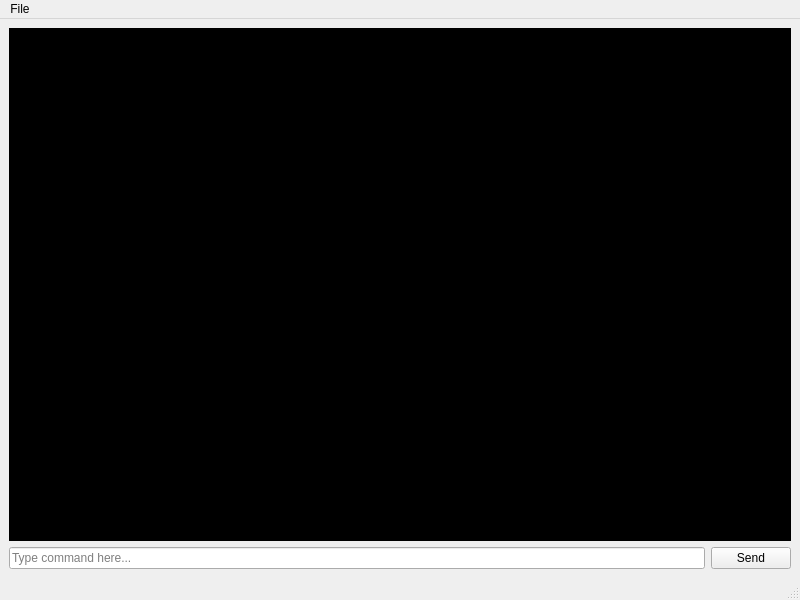
<?xml version="1.0" encoding="UTF-8"?>
<ui version="4.0">
 <class>MainWindow</class>
 <widget class="QMainWindow" name="MainWindow">
  <property name="geometry">
   <rect>
    <x>0</x>
    <y>0</y>
    <width>800</width>
    <height>600</height>
   </rect>
  </property>
  <property name="windowTitle">
   <string>gloRPY</string>
  </property>
  <widget class="QWidget" name="centralwidget">
   <layout class="QVBoxLayout" name="verticalLayout">
    <item>
     <widget class="QPlainTextEdit" name="terminalDisplay">
      <property name="font">
       <font>
        <family>Consolas</family>
        <pointsize>10</pointsize>
       </font>
      </property>
      <property name="styleSheet">
       <string notr="true">background-color: black; color: #00ff00;</string>
      </property>
     </widget>
    </item>
    <item>
     <layout class="QHBoxLayout" name="horizontalLayout">
      <item>
       <widget class="QLineEdit" name="inputLine">
        <property name="placeholderText">
         <string>Type command here...</string>
        </property>
       </widget>
      </item>
      <item>
       <widget class="QPushButton" name="sendButton">
        <property name="text">
         <string>Send</string>
        </property>
       </widget>
      </item>
     </layout>
    </item>
   </layout>
  </widget>
  <widget class="QMenuBar" name="menubar">
   <property name="geometry">
    <rect>
     <x>0</x>
     <y>0</y>
     <width>800</width>
     <height>25</height>
    </rect>
   </property>
   <widget class="QMenu" name="menuFile">
    <property name="title">
     <string>File</string>
    </property>
    <addaction name="actionDisconnect"/>
   </widget>
   <addaction name="menuFile"/>
  </widget>
  <widget class="QStatusBar" name="statusbar"/>
  <action name="actionDisconnect">
   <property name="text">
    <string>Disconnect</string>
   </property>
  </action>
 </widget>
 <resources/>
 <connections/>
</ui>
